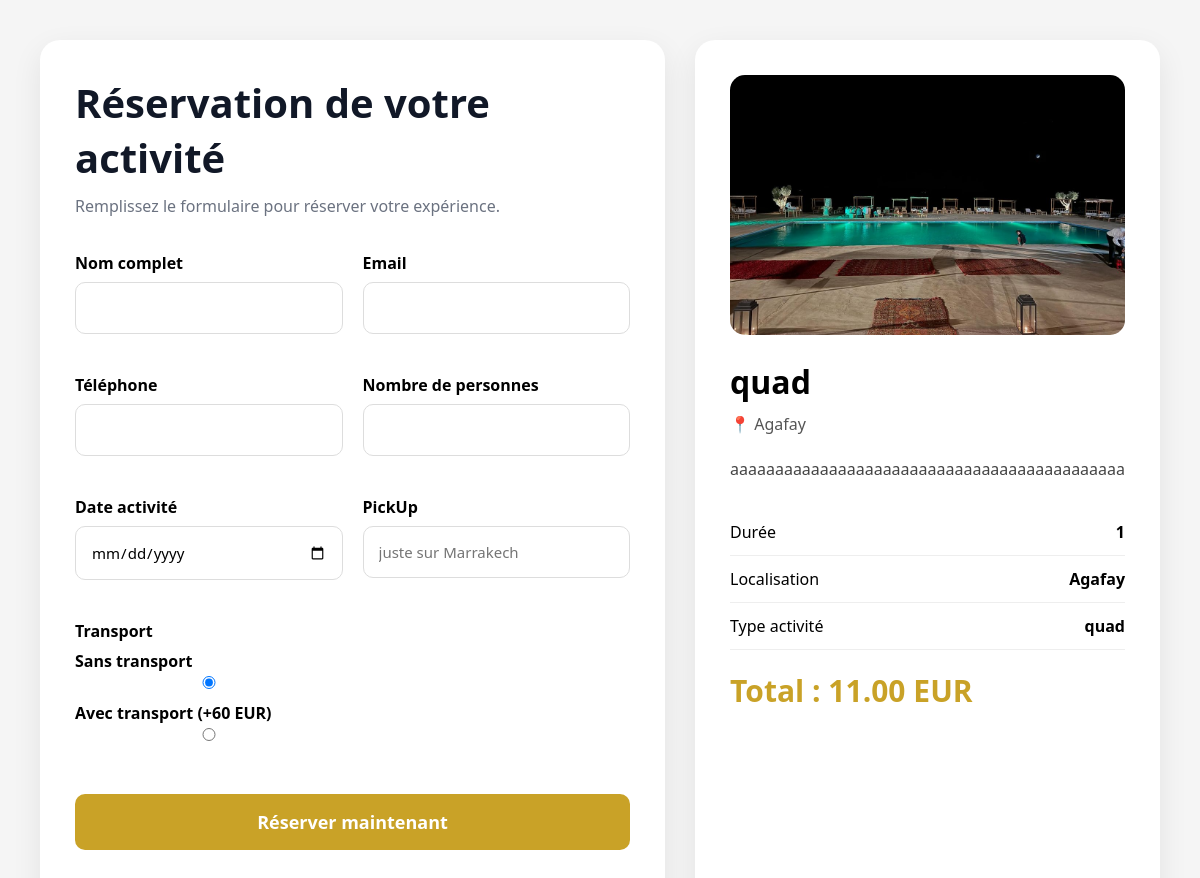
The app's page /reservation.php?id=10 with its own data.
### tables this page shows
CREATE TABLE `activity` (
  `id_activite` int(11) NOT NULL,
  `type_activite` varchar(100) NOT NULL,
  `prix` decimal(10,2) DEFAULT NULL,
  `duree` varchar(50) DEFAULT NULL,
  `description` text DEFAULT NULL,
  `image` varchar(255) DEFAULT NULL,
  `Localisation` varchar(100) DEFAULT NULL
);

### reservation.php (the view, shortened to what this page needs)
<?php
include_once("Dashboard/connexion.php");
$id = $_GET['id'];
$stmt = $pdo->prepare("SELECT * FROM activity WHERE id_activite=?");
$stmt->execute([$id]);
$activity = $stmt->fetch(PDO::FETCH_ASSOC);
?>
<!DOCTYPE html>
<html lang="fr">
<head>
<link rel="stylesheet"
href="https://cdnjs.cloudflare.com/ajax/libs/font-awesome/6.5.2/css/all.min.css">
</head>
<body>
<div class="reservation-container">
    <div class="reservation-form">
        <h1 class="reservation-title">
            Réservation de votre activité
        </h1>
        <p class="reservation-subtitle">
            Remplissez le formulaire pour réserver votre expérience.
        </p>
        <form action="Back/trait_res.php" method="POST">
            <div class="form-grid">
                <div class="form-group">
                    <label>Nom complet</label>
                    <input type="text" name="nom" required>
                </div>
                <div class="form-group">
                    <label>Email</label>
                    <input type="email" name="email" required>
                </div>
                <div class="form-group">
                    <label>Téléphone</label>
                    <input type="text" name="telephone" required>
                </div>
                <div class="form-group">
                    <label>Nombre de personnes</label>
                    <input type="number"
                           name="nb_personnes"
                           id="nb_personne"
                           required>
                </div>
                <div class="form-group">
                    <label>Date activité</label>
                    <input type="date"
                           name="date_activite"
                           required>
                </div>
                <div class="form-group">
                    <label>PickUp </label>
                    <input type="text"
                           name="pickup"
                           placeholder="juste sur Marrakech"
                           required>
                </div>
                <div class="form-group">
    <label>Transport</label>
    <div class="transport-choice">
        <div class="transport-radio">
            <label>Sans transport <input type="radio" name="transport_option" value="0" checked> </label>
        </div>
        <div class="transport-radio">
            <label class="transport-radio">Avec transport (+60 EUR) <input type="radio" name="transport_option" value="1"></label>
        </div>
    </div>
</div>
                <div class="form-group form-group-full">
                    <button type="submit"
                            class="btn-reserver">
                            Réserver maintenant
                    </button>
                </div>
            </div>
        </form>
    </div>
    <div class="activity-details">
        <img
        src="Uploads/<?= $activity['image']; ?>"
        class="activity-image">
        <h2 class="activity-type">
            <?= $activity['type_activite']; ?>
        </h2>
        <p class="activity-location">
            📍 <?= $activity['Localisation']; ?>
        </p>
        <p class="activity-description">
            <?= $activity['description']; ?>
        </p>
        <div class="info-item">
            <span>Durée</span>
            <strong><?= $activity['duree']; ?></strong>
        </div>
        <div class="info-item">
            <span>Localisation</span>
            <strong><?= $activity['Localisation']; ?></strong>
        </div>
        <div class="info-item">
            <span>Type activité</span>
            <strong><?= $activity['type_activite']; ?></strong>
        </div>
        <div class="price">
    Total :
    <span id="prixTotal">
        <?= number_format($activity['prix'],2); ?>
    </span>
    EUR
</div>
    </div>
</div>
</body>
</html>

### reservation.php (style rules this page uses)
* { margin:0; padding:0; box-sizing:border-box; font-family:'Segoe UI',sans-serif; }
body { background:#f5f5f5; padding:40px; }
.reservation-container { max-width:1400px; margin:auto; display:grid; grid-template-columns:2fr 1fr; gap:30px; }
.reservation-form, .activity-details { background:#fff; border-radius:20px; padding:35px; box-shadow:0 10px 30px rgba(0,0,0,.08); }
.reservation-title { font-size:40px; margin-bottom:10px; color:#111827; }
.reservation-subtitle { color:#6b7280; margin-bottom:35px; }
.form-grid { display:grid; grid-template-columns:1fr 1fr; gap:20px; }
.form-group { margin-bottom:20px; }
.form-group-full { grid-column:1/3; }
label { display:block; margin-bottom:8px; font-weight:600; }
input, select, textarea { width:100%; padding:15px; border:1px solid #ddd; border-radius:10px; font-size:15px; }
.btn-reserver { width:100%; padding:16px; border:none; background:#C9A227; color:white; font-size:18px; font-weight:bold; border-radius:10px; cursor:pointer; transition:.3s; }
.activity-image { width:100%; height:260px; object-fit:cover; border-radius:15px; margin-bottom:20px; }
.activity-type { font-size:32px; margin-bottom:10px; }
.activity-location { color:#555; margin-bottom:20px; }
.activity-description { line-height:1.8; color:#444; margin-bottom:25px; }
.info-item { display:flex; justify-content:space-between; padding:12px 0; border-bottom:1px solid #eee; }
.price { font-size:30px; font-weight:700; color:#C9A227; margin-top:20px; }

### records on screen
activity: image (picture), type_activite "quad", Localisation "Agafay", description "aaaaaaaaaaaaaaaaaaaaaaaaaaaaaaaaaaaaaaaaaaaa", duree "1", prix "11.00"
